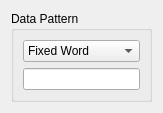
<ui version="4.0" >
 <class>payload</class>
 <widget class="QWidget" name="payload" >
  <property name="geometry" >
   <rect>
    <x>0</x>
    <y>0</y>
    <width>142</width>
    <height>98</height>
   </rect>
  </property>
  <property name="windowTitle" >
   <string>Form</string>
  </property>
  <layout class="QHBoxLayout" >
   <item>
    <widget class="QGroupBox" name="groupBox_6" >
     <property name="title" >
      <string>Data Pattern</string>
     </property>
     <layout class="QVBoxLayout" >
      <item>
       <widget class="QComboBox" name="cmbPatternMode" >
        <item>
         <property name="text" >
          <string>Fixed Word</string>
         </property>
        </item>
        <item>
         <property name="text" >
          <string>Increment Byte</string>
         </property>
        </item>
        <item>
         <property name="text" >
          <string>Decrement Byte</string>
         </property>
        </item>
        <item>
         <property name="text" >
          <string>Random</string>
         </property>
        </item>
       </widget>
      </item>
      <item>
       <widget class="QLineEdit" name="lePattern" >
        <property name="inputMask" >
         <string>>HH HH HH HH; </string>
        </property>
        <property name="text" >
         <string>   </string>
        </property>
        <property name="maxLength" >
         <number>11</number>
        </property>
        <property name="alignment" >
         <set>Qt::AlignRight|Qt::AlignTrailing|Qt::AlignVCenter</set>
        </property>
       </widget>
      </item>
     </layout>
    </widget>
   </item>
  </layout>
 </widget>
 <resources/>
 <connections/>
</ui>
